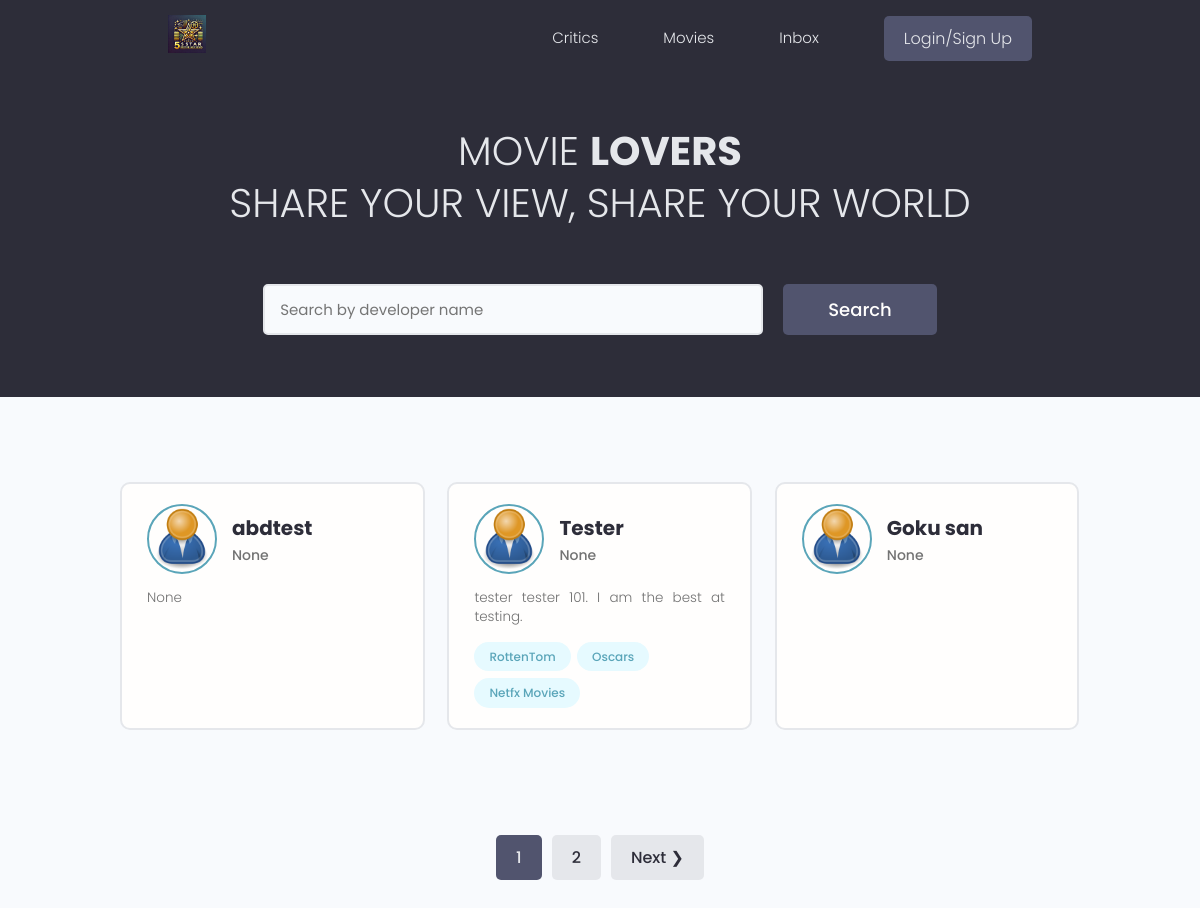
The page / on the database its author committed.
### users/models.py (models this page shows, shortened)
class Profile(models.Model):
    user = models.OneToOneField(User, on_delete=models.CASCADE, null=True, blank=True)
    name = models.CharField(max_length=200, blank=True, null=True)
    username = models.CharField(max_length=200, blank=True, null=True)
    location = models.CharField(max_length=200, blank=True, null=True)
    email = models.CharField(max_length=500, blank=True, null=True)
    short_intro= models.CharField(max_length=500, blank=True, null=True)
    bio = models.TextField(blank=True, null=True)
    profile_image = models.ImageField(null=True, blank=True, upload_to='profiles/', default='profiles/user-default.png')
    social_twitter = models.CharField(max_length=200, blank=True, null=True)
    social_linkedin = models.CharField(max_length=200, blank=True, null=True)
    social_instagram = models.CharField(max_length=200, blank=True, null=True)
    created = models.DateTimeField(auto_now_add=True)
    id = models.UUIDField(default=uuid.uuid4, unique=True, primary_key=True, editable=False)

class skills(models.Model):
    owner = models.ForeignKey(Profile, on_delete=models.CASCADE, null=True, blank=True)
    name = models.CharField(max_length=200, blank=True, null=True)
    description = models.TextField(blank=True, null=True)
    created = models.DateTimeField(auto_now_add=True)
    id = models.UUIDField(default=uuid.uuid4, unique=True, primary_key=True, editable=False)
    def __str__(self):
        return str(self.name)

### users/views.py (the view)
# urls.py: path('', views.profiles, name='profiles'),
def profiles(request):
    profiles, search_query =  searchProfiles(request)
    paginator, profiles = paginateProfiles(request, profiles, 3)
    context = {'profiles': profiles, 'search_query':search_query, 'paginator':paginator}
    return render(request, 'users/profiles.html', context)

### users/utils.py (called while the page is built)
def paginateProfiles(request, profiles, results):
    page = request.GET.get('page')
    results = 3
    paginator = Paginator(profiles, results)
    try:
        profiles = paginator.page(page)
    except PageNotAnInteger:
        page = 1
        profiles = paginator.page(page)
    except EmptyPage:
        page = paginator.num_pages
        profiles = paginator.page(page)
    return paginator, profiles

def searchProfiles(request):
    search_query = ''
    if request.GET.get('search_query'):
        search_query = request.GET.get('search_query')
    skillS = skills.objects.filter(name__iexact=search_query)
    profiles = Profile.objects.distinct().filter(
        Q(name__icontains=search_query) |
        Q(short_intro__icontains=search_query) |
        Q(skills__in=skillS)
        )
    return profiles, search_query

### users/templates/users/profiles.html (shortened to what this page needs)
{% extends 'main.html' %}
{% block content %}
  <main class="home">
    <section class="hero-section text-center">
      <div class="container container--narrow">
        <div class="hero-section__box">
          <h2>Movie <span>Lovers</span></h2>
          <h2>Share your VIEW, Share your WORLD</h2>
        </div>
        <div class="hero-section__search">
          <form id="searchForm" class="form" action="#" method="GET">
            <div class="form__field">
              <input class="input input--text" id="formInput#search" type="text" name="search_query" value="{{search_query}}"
                placeholder="Search by developer name" />
            </div>
            <input class="btn btn--sub btn--lg" type="submit" value="Search" />
          </form>
        </div>
      </div>
    </section>
    <section class="devlist">
      <div class="container">
        <div class="grid grid--three">
            {% for profile in profiles %}
          <div class="column card">
            <div class="dev">
              <a href="{% url 'user-profile' profile.id %}" class="card__body">
                <div class="dev__profile">
                  <img class="avatar avatar--md" src="{{ profile.profile_image.url }}" alt="image" />
                  <div class="dev__meta">
                    <h3>{{profile.name}}</h3>
                    <h5>{{profile.short_intro}}</h5>
                  </div>
                </div>
                <p class="dev__info">
                  {{profile.bio|slice:"150"}}
                </p>
                <div class="dev__skills">
                  {% for skill in profile.skills_set.all %}
                  <span class="tag tag--pill tag--main">
                    <small>{{skill}}</small>
                  </span>
                  {% endfor %}
                </div>
              </a>
            </div>
          </div>
          {% endfor %}
        </div>
      </div>
    </section>
    {% include 'pagination.html' with queryset=profiles %}
  </main>
{% endblock content %}

### templates/main.html (shortened to what this page needs)
<!DOCTYPE html>
{% load static %}
<html>
<head>
    <link rel="stylesheet" href="https://cdn.iconmonstr.com/1.3.0/css/iconmonstr-iconic-font.min.css" />
    <link rel="stylesheet" href="{% static 'uikit/styles/uikit.css' %}" />
    <link rel="stylesheet" href="{% static 'styles/app.css' %}" />
</head>
<body>
    {% include 'navbar.html' %}
    {% block content %}
    {% endblock content %}
</body>
</html>

### templates/navbar.html (shortened to what this page needs)
{% load static %}
<header class="header">
    <div class="container container--narrow">
      <a href="{% url 'profiles' %}" class="header__logo">
        <img src="{% static 'images/logo.jpg' %}" alt="DevSearch Logo" />
      </a>
      <nav class="header__nav">
        <ul class="header__menu">
          <li class="header__menuItem"><a href="{% url 'profiles' %}">Critics</a></li>
          <li class="header__menuItem"><a href="{% url 'all_movies' %}">Movies</a></li>
          <li class="header__menuItem"><a href="">Inbox</a></li>
          {% if request.user.is_authenticated %}
          <li class="header__menuItem"><a href="{% url 'account' %}" class="btn btn--sub">Account</a></li>
          <li class="header__menuItem"><a href="{% url 'logout' %}" class="btn btn--sub">Logout</a></li>
          {% else %}
          <li class="header__menuItem"><a href="{% url 'login' %}" class="btn btn--sub">Login/Sign Up</a></li>
          {% endif %}
        </ul>
      </nav>
    </div>
  </header>

### templates/pagination.html (shortened to what this page needs)
<div class="pagination">
    <ul class="container">
      {% for page in paginator.page_range %}
      {% if page == queryset.number %}
      <li><a href="?page={{page}}" class="btn page-link btn--sub" data-page="{{page}}">{{page}}</a></li>
      {% else %}
      <li><a href="?page={{page}}" class="btn page-link" data-page="{{page}}">{{page}}</a></li>
      {% endif %}
      {% endfor %}
      {% if queryset.has_next %}
      <li><a href="?page={{queryset.next_page_number}}" class="btn page-link " data-page="{{queryset.next_page_number}}">Next &#10095;</a></li>
      {% endif %}
    </ul>
  </div>

### static/styles/app.css (style rules this page uses)
:root { --color-sub: #2d2d39; }
.btn--sub { background-color: var(--color-sub-light); }
.card { border: 2px solid var(--color-light); }
img { width: 100%; }
.header { position: sticky; z-index: 111; background-color: var(--color-sub); padding: 1.5rem 0; }
.header > .container { display: flex; justify-content: space-between; align-items: center; }
.header__logo > img { height: 3.8rem; }
.header__nav > ul { display: inline-flex; align-items: center; list-style: none; gap: 6.5rem; }
.header__menuItem > a { color: var(--color-light); font-weight: 300; }
.hero-section { height: 40vh; display: flex; align-items: center; background-color: var(--color-sub); }
.hero-section__box { margin-bottom: 4rem; }
.hero-section__box > h2, .hero-section__box > h2 > span { font-size: 4rem; color: var(--color-light); line-height: 1.3; text-transform: uppercase; }
.hero-section__box > h2 { font-weight: 300; }
.hero-section__box > h2 > span { font-weight: 700; }
.hero-section__search > .form { display: flex; align-items: center; justify-content: center; gap: 2rem; }
.hero-section__search > .form input.input--text { width: 50rem; }
.devlist { margin-top: 8rem; }
.devlist .grid { align-items: stretch; }
.devlist .dev .dev__profile { display: flex; align-items: center; gap: 1.5rem; }
.devlist .dev .dev__meta h3 { color: var(--color-sub); font-size: 2rem; font-weight: 700; }
.devlist .dev .dev__meta h5 { color: var(--color-text); font-size: 1.4rem; font-weight: 500; }
.devlist .dev .dev__info { margin: 1.5rem 0; font-size: 1.35rem; line-height: 1.4; text-align: justify; }
.pagination { margin-top: 8rem; margin-bottom: 10rem; }
.pagination > ul { flex-wrap: wrap; list-style: none; display: flex; align-items: center; justify-content: center; gap: 1rem; }
.pagination .btn { color: var(--color-sub); }
.pagination .btn.btn--sub { color: var(--color-light); }

### static/uikit/styles/modules/_variables.css (style rules this page uses)
:root { --color-main: #5aa5b9; --color-main-light: #e6faff; --color-sub: #3f4156; --color-sub-light: #51546e; --color-sub-lighter: #ededfd; --color-text: #737373; --color-gray: #8b8b8b; --color-light: #e5e7eb; --color-light-gray: #767676; --color-bg: #f8fafd; --color-white: #fffefd; --color-white-light: #f3f3f3; --color-success: #359e64; --color-success-bg: #def8e8; --color-error: #fc4b0b; --color-error-bg: #fff2ee; --font-base: 'Poppins', arial, helvetica, 'Segoe UI', roboto, ubuntu, sans-serif; --font-monospace: 'Fira Code', 'Courier New', courier, monospace; --font-regular: 300; --font-medium: 500; --font-bold: 700; --generic-shadow: 1px 1px 5px #00000010; --generic-transition: all 0.3s ease-in-out; }

### static/uikit/styles/modules/_base.css (style rules this page uses)
* { margin: 0; padding: 0; box-sizing: border-box; text-rendering: optimizeLegibility; color: inherit; font-size: inherit; }
html { font-size: 50%; }
@media only screen and (min-width: 480px) { html { font-size: 56.25%; } }
@media only screen and (min-width: 1200px) { html { font-size: 62.5%; } }
body { line-height: 1.6; font-weight: 400; font-size: 1.5rem; color: var(--color-text); background-color: var(--color-bg); min-height: 100vh; }

### static/uikit/styles/modules/_typography.css (style rules this page uses)
* { font-family: var(--font-base); }
h2 { font-size: 3.6rem; font-weight: var(--font-bold); }
h3 { font-size: 3.2rem; font-weight: var(--font-medium); }
h5 { font-size: 2.4rem; font-weight: var(--font-medium); }
h5, h6 { font-weight: var(--font-regular); }
p, span, strong { font-size: 1.6rem; color: var(--color-text); font-weight: var(--font-regular); }
a { padding-bottom: 2px; text-decoration: none; display: inline-block; color: var(--color-main); font-weight: var(--font-medium); }

### static/uikit/styles/modules/_utilities.css (style rules this page uses)
.container { width: 92%; max-width: 165rem; margin: 0 auto; box-sizing: border-box; }
.container--narrow { width: 92%; max-width: 120rem; }
@media screen and (min-width: 1000px) { .container { width: 90%; } }
@media screen and (min-width: 1000px) { .container--narrow { width: 85%; } }
@media screen and (min-width: 1200px) { .container { width: 80%; } }
@media screen and (min-width: 1200px) { .container--narrow { width: 72%; } }
.text-center { text-align: center; }

### static/uikit/styles/modules/_avatar.css (style rules this page uses)
.avatar { border-radius: 50%; border: 2px solid var(--color-main); object-fit: cover; }
.avatar--md { height: 7rem; width: 7rem; }

### static/uikit/styles/modules/_card.css (style rules this page uses)
.card { border-radius: 1rem; background-color: var(--color-white); border: 1.5px solid var(--color-light); width: auto; height: auto; margin-top: 0.5rem; margin-bottom: 0.5rem; overflow: hidden; }
.card__body, .card__header { padding: 2rem 2.5rem; }

### rows shown on the page
Profile: profile_image (placeholder picture), name "abdtest", short_intro "None", bio "None"
Profile: profile_image (placeholder picture), name "Tester", short_intro "None", bio "tester tester 101. I am the best at testing."
skills: name "RottenTom"
skills: name "Oscars"
skills: name "Netfx Movies"
Profile: profile_image (placeholder picture), name "Goku san", short_intro "None"

### other values the page prints
{{ page }} "1"
{{ page }} "2"
